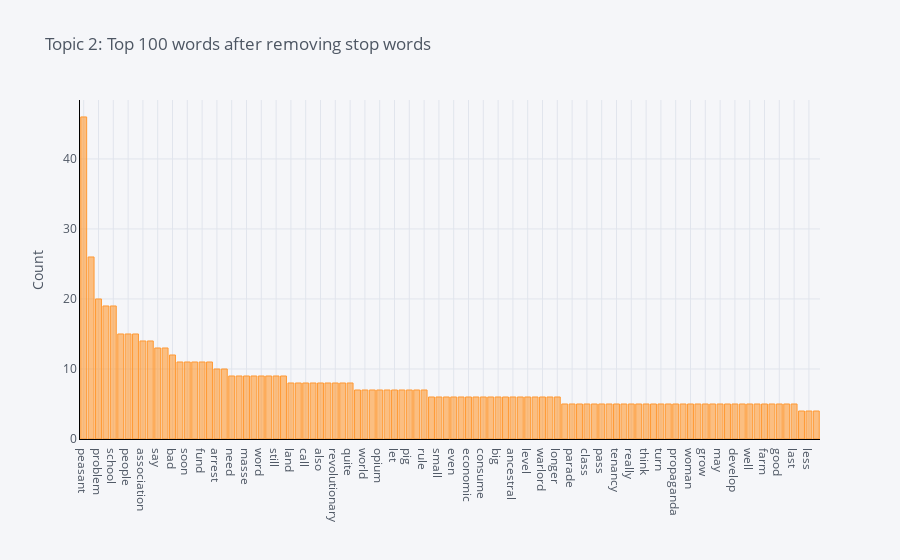

Here is the notebook cell this chart was saved with:
### Code cell
plot_model(lda, plot = 'frequency', topic_num = 'Topic 2')

### Figure 1 — Plotly figure (JSON) as saved in the notebook; plotly's stock layout.template omitted (floating-point values rounded to 4 significant figures)
{"data": [{"marker": {"color": "rgba(255, 153, 51, 0.6)", "line": {"color": "rgba(255, 153, 51, 1.0)", "width": 1}}, "name": "count", "orientation": "v", "text": "", "type": "bar", "x": ["peasant", "revolution", "problem", "year", "school", "imperialist", "people", "make", "association", "become", "say", "would", "bad", "want", "soon", "landlord", "fund", "day", "arrest", "low", "need", "old", "masse", "many", "word", "grain", "still", "country", "land", "primary", "call", "power", "also", "rural", "revolutionary", "struggle", "quite", "sell", "world", "raise", "opium", "village", "let", "work", "pig", "high_tide", "rule", "force", "small", "present", "even", "great", "economic", "support", "consume", "carry", "big", "terrible", "ancestral", "dare", "level", "political", "warlord", "life", "longer", "crown", "parade", "condition", "class", "chinese", "pass", "cancel", "tenancy", "poor", "really", "ban", "think", "attitude", "turn", "view", "propaganda", "contradiction", "woman", "create", "grow", "member", "may", "demand", "develop", "different", "well", "labour", "farm", "society", "good", "hope", "last", "establish", "less", "influence"], "y": [46, 26, 20, 19, 19, 15, 15, 15, 14, 14, 13, 13, 12, 11, 11, 11, 11, 11, 10, 10, 9, 9, 9, 9, 9, 9, 9, 9, 8, 8, 8, 8, 8, 8, 8, 8, 8, 7, 7, 7, 7, 7, 7, 7, 7, 7, 7, 6, 6, 6, 6, 6, 6, 6, 6, 6, 6, 6, 6, 6, 6, 6, 6, 6, 6, 5, 5, 5, 5, 5, 5, 5, 5, 5, 5, 5, 5, 5, 5, 5, 5, 5, 5, 5, 5, 5, 5, 5, 5, 5, 5, 5, 5, 5, 5, 5, 5, 4, 4, 4]}], "layout": {"legend": {"bgcolor": "#F5F6F9", "font": {"color": "#4D5663"}}, "paper_bgcolor": "#F5F6F9", "plot_bgcolor": "#F5F6F9", "title": {"font": {"color": "#4D5663"}, "text": "Topic 2: Top 100 words after removing stop words"}, "xaxis": {"gridcolor": "#E1E5ED", "linecolor": "black", "showgrid": true, "tickfont": {"color": "#4D5663"}, "title": {"font": {"color": "#4D5663"}, "text": ""}, "zerolinecolor": "#E1E5ED"}, "yaxis": {"gridcolor": "#E1E5ED", "linecolor": "black", "showgrid": true, "tickfont": {"color": "#4D5663"}, "title": {"font": {"color": "#4D5663"}, "text": "Count"}, "zerolinecolor": "#E1E5ED"}}}
